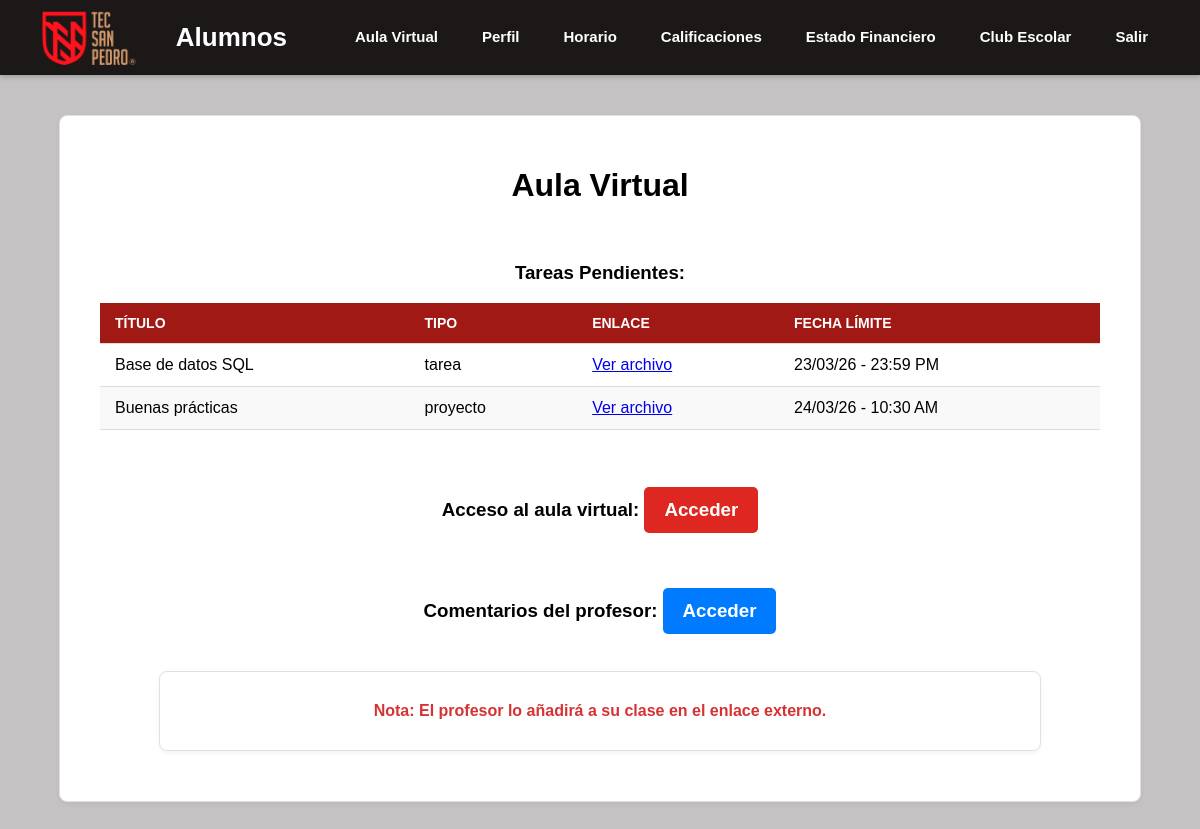
/alumnos/alumnos.php, run on an earlier commit of the app's database.
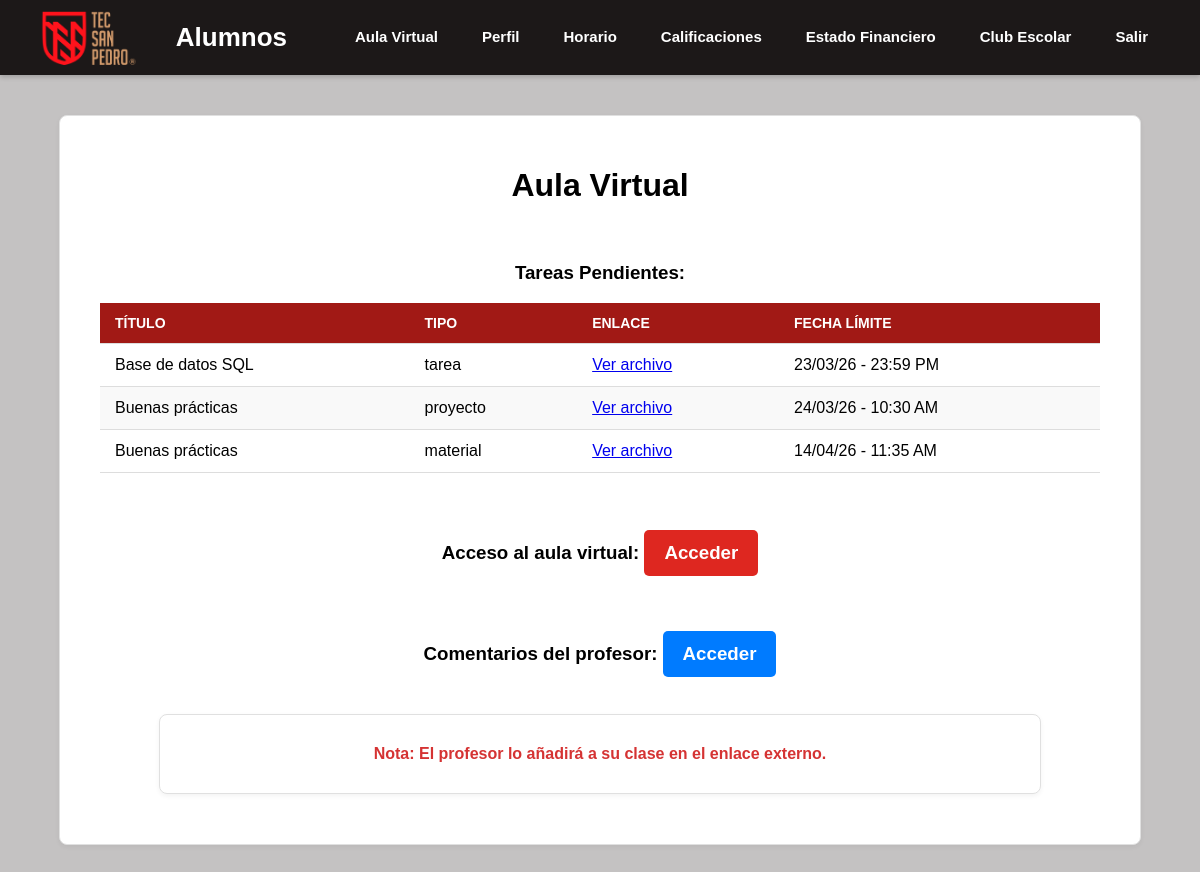
And on a later commit of the database.
### tables this page shows
CREATE TABLE IF NOT EXISTS `aula_virtual_materiales` (
  `id_aula_material` int(11) NOT NULL AUTO_INCREMENT,
  `id_carga_academica` int(11) DEFAULT NULL,
  `titulo` varchar(255) DEFAULT NULL,
  `tipo` varchar(255) DEFAULT NULL,
  `ruta_archivo` varchar(255) DEFAULT NULL,
  `fecha_limite` datetime DEFAULT NULL,
  PRIMARY KEY (`id_aula_material`),
  KEY `id_carga_academica` (`id_carga_academica`),
  CONSTRAINT `aula_virtual_materiales_ibfk_1` FOREIGN KEY (`id_carga_academica`) REFERENCES `carga_academica` (`id_carga_academica`)
);

### alumnos/alumnos.php (the view, shortened to what this page needs)
<?php
require '../conexion.php';
try {
    $stmt_tareas = $pdo->prepare("CALL consultar_tarea()");
    $stmt_tareas->execute();
    $tareas = $stmt_tareas->fetchAll(PDO::FETCH_ASSOC);
} catch (PDOException $e) {
    $error_message = "Error en el sistema: " . $e->getMessage();
    $tareas = [];
    $tiene_registro_ss = false;
}
?>
<!DOCTYPE html>
<html lang="es">
<head>
    <link rel="stylesheet" href="../style.css">
</head>
<body>
    <header>
        <div class="header-container">
            <img src="../img/logotec.png" alt="Instituto Tecnológico Superior de San Pedro">
            <h1>Alumnos</h1>
            <nav>
                <ul>
                    <li><a href="#" class="active">Aula Virtual</a></li>
                    <li><a href="perfil.php">Perfil</a></li>
                    <li><a href="horarios.php">Horario</a></li>
                    <li><a href="calificaciones.php">Calificaciones</a></li>
                    <li><a href="finanzas.php">Estado Financiero</a></li>
                    <li><a href="club.php">Club Escolar</a></li>
                    <li><a href="../logout.php">Salir</a></li>
                </ul>
            </nav>
        </div>
    </header>
    <main class="main-content">
        <div class="table-container">
            <h1 style="text-align: center;">Aula Virtual</h1>
            <br>
            <h3>Tareas Pendientes:</h3>
            <table class="history-table">
                <thead>
                    <tr>
                        <th>Título</th>
                        <th>Tipo</th>
                        <th>Enlace</th>
                        <th>Fecha Límite</th>
                    </tr>
                </thead>
                <tbody>
                    <?php if(!empty($tareas)): ?>
                        <?php foreach($tareas as $row): ?>
                            <tr>
                                <td><?php echo htmlspecialchars($row['titulo']); ?></td>
                                <td><?php echo htmlspecialchars($row['tipo']); ?></td>
                                <td><a href="../docentes/<?= htmlspecialchars($row['ruta_archivo']) ?>" target="_blank" class="link-tarea">Ver archivo</a></td>
                                <td><?php echo date('d/m/y - H:i A', strtotime($row['fecha_limite'])); ?></td>
                            </tr>
                        <?php endforeach; ?>
                    <?php else: ?>
                        <tr>
                            <td colspan="7" style="text-align: center;">No hay tareas pendientes.</td>
                        </tr>
                    <?php endif; ?>
                </tbody>
            </table>
            <br>
            <h3>Acceso al aula virtual: <a class="btn-dashboard btn-opcion" href="https://classroom.google.com/">Acceder</a></h3>
            <br>
            <h3>Comentarios del profesor: <a class="btn-dashboard btn-primary" href="comentarios.php">Acceder</a></h3>
            <br>
            <label class="form-container form-group" style="display: block; text-align: center;"><strong>Nota: El profesor lo añadirá a su clase en el enlace externo.</strong></label>
        </div>
    </main>
</body>
</html>

### style.css (style rules this page uses)
header { background-color: #1c1818; color: white; padding: 10px 40px; box-shadow: 0 2px 5px rgba(0, 0, 0, 0.2); }
.header-container { display: flex; justify-content: space-between; align-items: center; max-width: 1200px; margin: 0 auto; }
header h1 { margin: 0; font-size: 26px; }
nav ul { margin: 0; padding: 0; list-style: none; display: flex; align-items: center; }
nav li { margin-left: 20px; }
nav a { text-decoration: none; color: white; font-weight: bold; font-size: 15px; padding: 8px 12px; border-radius: 4px; transition: background-color 0.3s ease; }
.main-content { max-width: 1100px; margin: 40px auto; padding: 0 20px; }
strong { color: #d53333 }
.btn-dashboard { display: inline-block; text-decoration: none; color: white; padding: 12px 20px; border-radius: 5px; font-weight: bold; transition: background-color 0.3s ease; border-color: #1c1818; }
.btn-opcion { background-color: #de2720; }
.form-container { max-width: 800px; margin: 0 auto; background-color: #ffffff; border: 1px solid #e0e0e0; border-radius: 8px; box-shadow: 0 2px 5px rgba(0, 0, 0, 0.05); padding: 30px 40px; }
.form-group { margin-bottom: 20px; }
.btn-primary { background-color: #007bff; color: white; }
.table-container { max-width: 1000px; margin: 0 auto; background-color: #ffffff; border: 1px solid #e0e0e0; border-radius: 8px; box-shadow: 0 2px 5px rgba(0, 0, 0, 0.05); padding: 30px 40px; overflow-x: auto; }
.history-table { width: 100%; border-collapse: collapse; margin-bottom: 20px; min-width: 800px; }
.history-table th, .history-table td { padding: 12px 15px; text-align: left; border-bottom: 1px solid #ddd; }
.history-table thead { background-color: #a11915; color: white; }
.history-table thead th { font-size: 14px; text-transform: uppercase; }
.history-table tbody tr:nth-of-type(even) { background-color: #f9f9f9; }

### alumnos/alumnos.php (style rules this page uses)
h3 { text-align: center; }
img { width: 100px; }
a { text-align: center; }
body { font-family: Arial, sans-serif; margin: 0; padding: 0; background-color: #c4c2c2; }

What changed in the data, as far as the page shows it:
added aula_virtual_materiales: titulo "Buenas prácticas", tipo "material", fecha_limite "14/04/26 - 11:35 AM"
